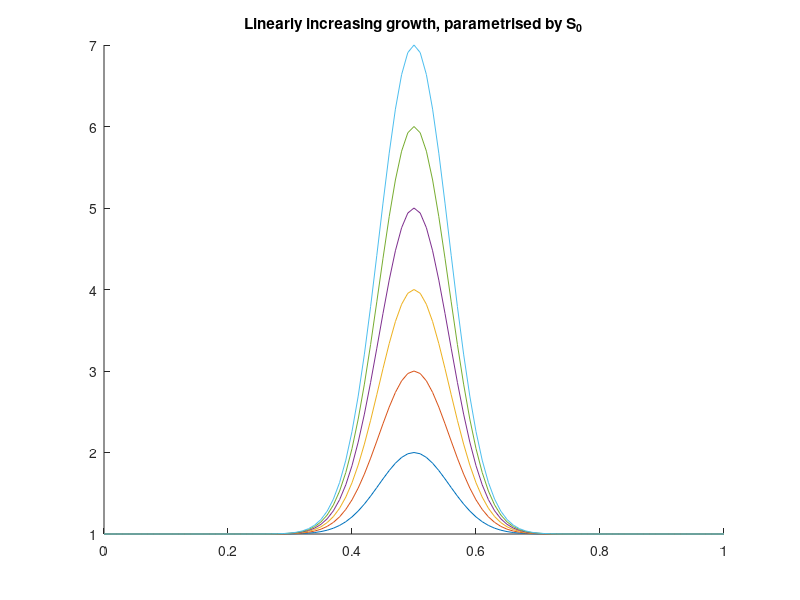
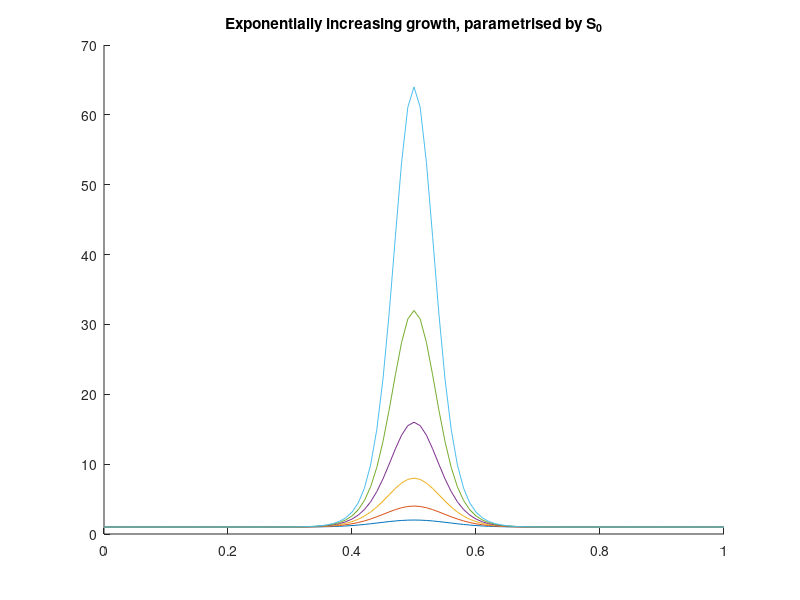
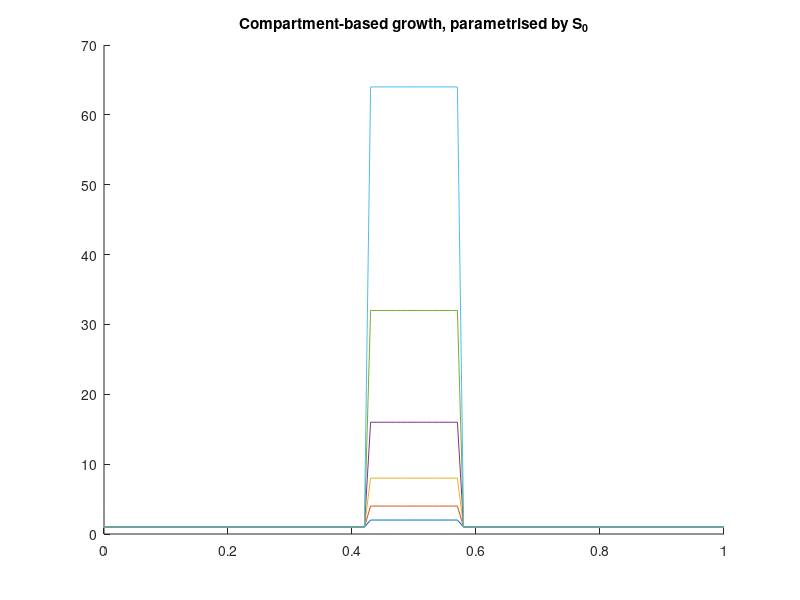
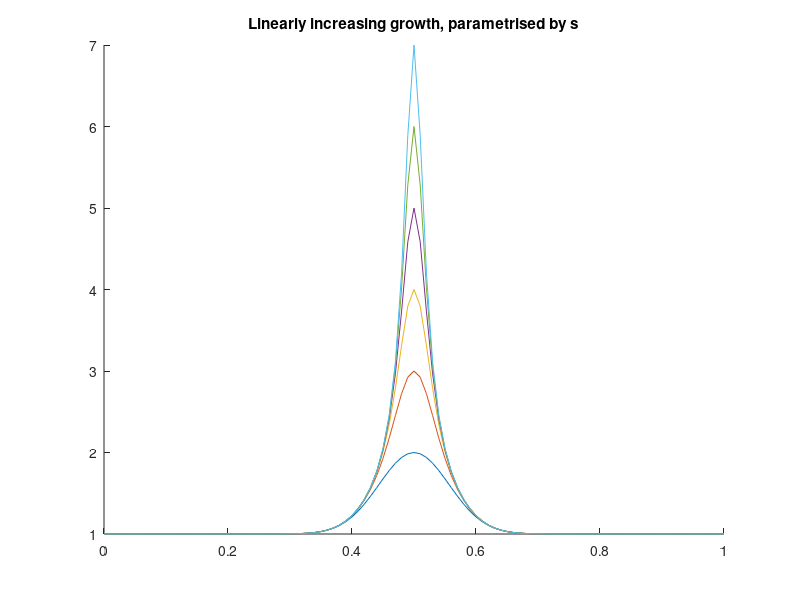

Recreate these plots in MATLAB, in order.
function InvestigateGrowthLaws
% Script where we can test different growth hypotheses.
close all

tMax = 5;
dt = 1;

times = 0:dt:tMax;

W = @(S, width) exp(-((S - 0.5*S(end))./width).^2);

initArcLength = 0:1e-2:1;
currentArcLength = initArcLength;
initGamma = 1;

sigma = 10/125;
%% Let's first test Wnt-only signalling, where Wnt is parametrised by S0

gammaOld = initGamma;

figCount = 1;
% Test linear growth, Wnt parametrised by initial arc length
for i = 1:length(times)
    
    gammaNew = gammaOld + dt*W(initArcLength, sigma);
    
    figure(figCount)
    hold on
    plot(initArcLength, gammaNew)
    
    gammaOld = gammaNew;
end

figure(figCount)
hold on
title('Linearly increasing growth, parametrised by S_0')

gammaOld = initGamma;

figCount = figCount + 1;

% Test exponential growth, Wnt parametrised by initial arc length
for i = 1:length(times)
    
    gammaNew = gammaOld.*(1 + dt*W(initArcLength, sigma));
    
    figure(figCount)
    hold on
    plot(initArcLength, gammaNew)
    
    gammaOld = gammaNew;
end

figure(figCount)
hold on
title('Exponentially increasing growth, parametrised by S_0')

gammaOld = initGamma;
figCount = figCount + 1;
% Test compartment-based growth
for i = 1:length(times)
    
    gammaNew = gammaOld.*(1 + dt.*(initArcLength < (0.5 + sigma).*(initArcLength > 0.5 - sigma)));
    
    figure(figCount)
    hold on
    plot(initArcLength, gammaNew)
    
    gammaOld = gammaNew;
end

figure(figCount)
hold on
title('Compartment-based growth, parametrised by S_0')

%%
gammaOld = initGamma;

% Test linear growth, Wnt parametrised by initial arc length
for i = 1:length(times)
    
    gammaNew = gammaOld + dt*W(currentArcLength, sigma);
    currentArcLength = cumtrapz(initArcLength, gammaNew);
    
    figure(4)
    hold on
    plot(initArcLength, gammaNew)
    
    gammaOld = gammaNew;
end

figure(4)
hold on
title('Linearly increasing growth, parametrised by s')

gammaOld = initGamma;

% Test exponential growth, Wnt parametrised by initial arc length
for i = 1:length(times)
    
    gammaNew = gammaOld.*(1 + dt*W(currentArcLength, sigma));
    currentArcLength = cumtrapz(initArcLength, gammaNew);
    
    figure(5)
    hold on
    plot(initArcLength, gammaNew)
    
    gammaOld = gammaNew;
end

figure(5)
hold on
title('Exponentially increasing growth, parametrised by s')

gammaOld = initGamma;

% Test compartment based growth, parametrised by current arc length
for i = 1:length(times)
    
    gammaNew = gammaOld.*(1 + dt.*(currentArcLength < (0.5*currentArcLength(end) + sigma) ...
                    .*(currentArcLength > 0.5*currentArcLength(end) - sigma)));
    currentArcLength = cumtrapz(initArcLength, gammaNew);
        
    figure(6)
    hold on
    plot(initArcLength, gammaNew)
    
    gammaOld = gammaNew;
end

figure(6)
hold on
title('Compartment-based growth, parametrised by s')

